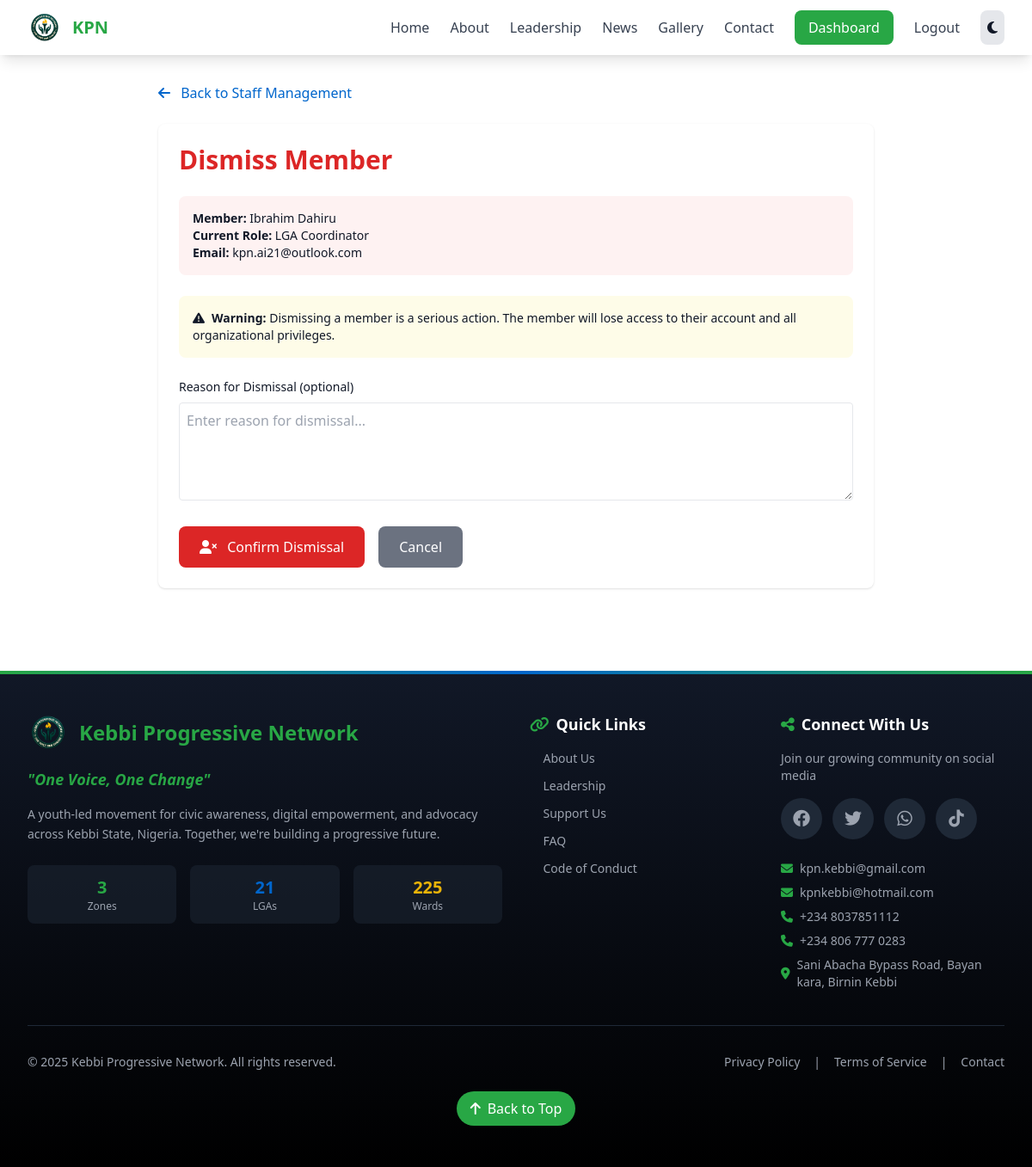
/account/dismiss-member/14/ (signed in), run on the app's committed database.
### staff/models.py (models this page shows, shortened)
class User(AbstractUser):
    ROLE_CHOICES = [
        ('GENERAL', 'General Member'),
        ('STATE', 'State Executive'),
        ('ZONAL', 'Zonal Coordinator'),
        ('LGA', 'LGA Coordinator'),
        ('WARD', 'Ward Leader'),
    ]
    STATUS_CHOICES = [
        ('PENDING', 'Pending Approval'),
        ('APPROVED', 'Approved'),
        ('SUSPENDED', 'Suspended'),
        ('DISMISSED', 'Dismissed'),
    ]
    GENDER_CHOICES = [
        ('M', 'Male'),
        ('F', 'Female'),
    ]
    phone = models.CharField(max_length=20)
    bio = models.TextField(blank=True)
    photo = models.ImageField(upload_to='profile_photos/', blank=True, null=True)
    gender = models.CharField(max_length=1, choices=GENDER_CHOICES, blank=True)
    facebook_url = models.URLField(max_length=200, blank=True, help_text="Your Facebook profile URL")
    twitter_url = models.URLField(max_length=200, blank=True, help_text="Your Twitter/X profile URL")
    instagram_url = models.URLField(max_length=200, blank=True, help_text="Your Instagram profile URL")
    tiktok_url = models.URLField(max_length=200, blank=True, help_text="Your TikTok profile URL")
    role = models.CharField(max_length=10, choices=ROLE_CHOICES, default='GENERAL')
    status = models.CharField(max_length=10, choices=STATUS_CHOICES, default='PENDING')
    zone = models.ForeignKey(Zone, on_delete=models.SET_NULL, null=True, blank=True, related_name='members')
    lga = models.ForeignKey(LGA, on_delete=models.SET_NULL, null=True, blank=True, related_name='members')
    ward = models.ForeignKey(Ward, on_delete=models.SET_NULL, null=True, blank=True, related_name='members')
    role_definition = models.ForeignKey(RoleDefinition, on_delete=models.SET_NULL, null=True, blank=True, related_name='holders')
    facebook_verified = models.BooleanField(default=False)
    date_approved = models.DateTimeField(null=True, blank=True)
    approved_by = models.ForeignKey('self', on_delete=models.SET_NULL, null=True, blank=True, related_name='approved_members')
    created_at = models.DateTimeField(auto_now_add=True)
    updated_at = models.DateTimeField(auto_now=True)
    class Meta:
        ordering = ['-created_at']
        indexes = [
            models.Index(fields=['status', 'role'], name='user_status_role_idx'),
            models.Index(fields=['status', 'zone'], name='user_status_zone_idx'),
            models.Index(fields=['status', 'lga'], name='user_status_lga_idx'),
            models.Index(fields=['status', 'ward'], name='user_status_ward_idx'),
        ]
    def get_full_name(self):
        return f"{self.first_name} {self.last_name}".strip() or self.username

### leadership/models.py (models this page shows, shortened)
class RoleDefinition(models.Model):
    TIER_CHOICES = [
        ('STATE', 'State Executive'),
        ('ZONAL', 'Zonal Coordinator'),
        ('LGA', 'LGA Coordinator'),
        ('WARD', 'Ward Leader'),
    ]
    title = models.CharField(max_length=200)
    tier = models.CharField(max_length=10, choices=TIER_CHOICES)
    description = models.TextField(blank=True)
    seat_number = models.PositiveIntegerField(help_text="Position number within tier (e.g., 1 for President)")
    class Meta:
        ordering = ['tier', 'seat_number']
        unique_together = ['tier', 'title']

### staff/views.py (the view)
# urls.py: path('dismiss-member/<int:user_id>/', views.dismiss_member, name='dismiss_member'),
@specific_role_required('President')
def dismiss_member(request, user_id):
    member = get_object_or_404(User, pk=user_id)
    if request.method == 'POST':
        reason = request.POST.get('reason', '')
        member.status = 'DISMISSED'
        member.save()
        messages.success(request, f'{member.get_full_name()} has been dismissed from the organization.')
        return redirect('staff:manage_staff')
    context = {
        'member': member,
    }
    return render(request, 'staff/dismiss_member.html', context)

### staff/context_processors.py (called while the page is built)
def announcements(request):
    user_announcements = []
    if request.user.is_authenticated:
        user_announcements = Announcement.for_user(request.user)[:10]
    return {
        'user_announcements': user_announcements
    }

### staff/models.py (called while the page is built)
    @classmethod
    def for_user(cls, user):
        from django.utils import timezone
        from django.db.models import Q
        now = timezone.now()
        base_query = cls.objects.filter(is_active=True).filter(
            Q(expires_at__isnull=True) | Q(expires_at__gt=now)
        )
        query = Q(scope='GENERAL')
        if user.zone:
            query |= Q(scope='ZONAL', target_zone=user.zone)
        if user.lga:
            query |= Q(scope='LGA', target_lga=user.lga)
        if user.ward:
            query |= Q(scope='WARD', target_ward=user.ward)
        return base_query.filter(query).select_related('created_by', 'target_zone', 'target_lga', 'target_ward')

### staff/templates/staff/dismiss_member.html (shortened to what this page needs)
{% extends 'base.html' %}
{% block content %}
<div class="max-w-4xl mx-auto px-4 sm:px-6 lg:px-8 py-8">
    <div class="mb-6">
        <a href="{% url 'staff:manage_staff' %}" class="text-kpn-blue hover:text-kpn-green">
            <i class="fas fa-arrow-left mr-2"></i> Back to Staff Management
        </a>
    </div>
    <div class="bg-white dark:bg-gray-800 rounded-lg shadow p-6">
        <h1 class="text-3xl font-bold mb-6 text-red-600">Dismiss Member</h1>
        <div class="mb-6 p-4 bg-red-50 dark:bg-red-900 rounded-lg">
            <p class="text-sm"><strong>Member:</strong> {{ member.get_full_name }}</p>
            <p class="text-sm"><strong>Current Role:</strong> {{ member.role_definition.title|default:"General Member" }}</p>
            <p class="text-sm"><strong>Email:</strong> {{ member.email }}</p>
        </div>
        <div class="mb-6 p-4 bg-yellow-50 dark:bg-yellow-900 rounded-lg">
            <p class="text-sm"><i class="fas fa-exclamation-triangle mr-2"></i><strong>Warning:</strong> Dismissing a member is a serious action. The member will lose access to their account and all organizational privileges.</p>
        </div>
        <form method="POST" class="space-y-6">
            <div>
                <label class="block text-sm font-medium mb-2">Reason for Dismissal (optional)</label>
                <textarea name="reason" rows="4" class="w-full p-2 border rounded dark:bg-gray-700" placeholder="Enter reason for dismissal..."></textarea>
            </div>
            <div class="flex space-x-4">
                <button type="submit" class="px-6 py-3 bg-red-600 text-white rounded-lg hover:bg-red-700 transition">
                    <i class="fas fa-user-times mr-2"></i> Confirm Dismissal
                </button>
                <a href="{% url 'staff:manage_staff' %}" class="px-6 py-3 bg-gray-500 text-white rounded-lg hover:bg-gray-600 transition">
                    Cancel
                </a>
            </div>
        </form>
    </div>
</div>
{% endblock %}

### data on the page
User: get_full_name "Ibrahim Dahiru", role_definition "LGA Coordinator", email "kpn.ai21@outlook.com"
